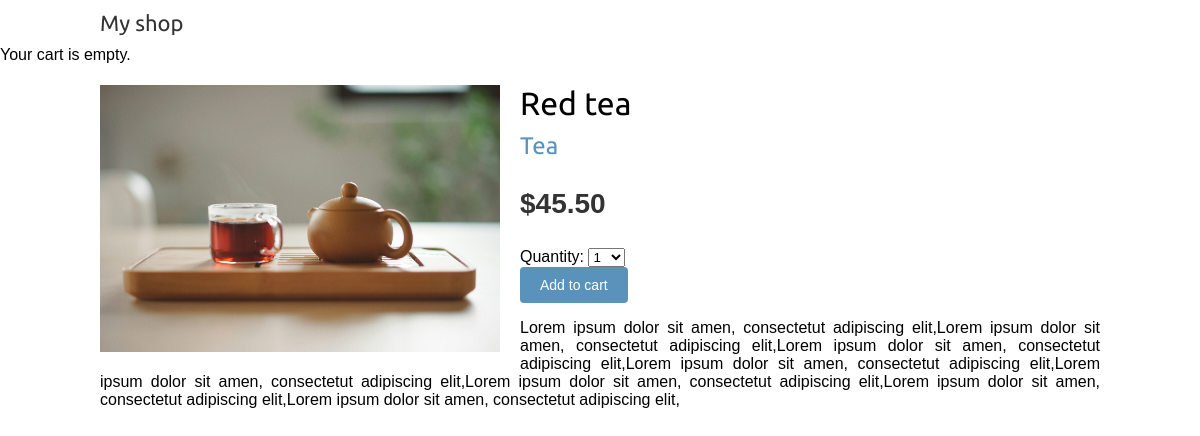
/2/red-tea/, run on the app's committed database.
### shop/models.py (models this page shows, shortened)
class Product(models.Model):
    category = models.ForeignKey(
        Category,
        related_name='products',
        on_delete=models.CASCADE
    )
    name = models.CharField(max_length=200)
    slug = models.SlugField(max_length=200)
    image = models.ImageField(
        upload_to='products/%Y/%m/%d',
        blank=True
    )
    description = models.TextField(blank=True)
    price = models.DecimalField(max_digits=10, decimal_places=2)
    available = models.BooleanField(default=True)
    created = models.DateTimeField(auto_now_add=True)
    updated = models.DateTimeField(auto_now=True)
    class Meta:
        ordering = ['name']
        indexes = [
            models.Index(fields=['id', 'slug']),
            models.Index(fields=['name']),
            models.Index(fields=['-created']),
        ]

class Category(models.Model):
    name = models.CharField(max_length=200)
    slug = models.SlugField(max_length=200, unique=True)
    class Meta:
        ordering = ['name']
        indexes = [models.Index(fields=['name']),
                   ]
        verbose_name = 'category'
        verbose_name_plural = 'categories'
    def get_absolute_url(self):
        return reverse(
            'shop:product_list_by_category', args=[self.slug]
        )
    def __str__(self):
        return self.name

### shop/views.py (the view)
# urls.py: path('<int:id>/<slug:slug>/', views.product_detail, name='product_detail'),
def product_detail(request, id, slug):
    product = get_object_or_404(
        Product,
        id=id,
        slug=slug,
        available=True
    )
    cart_product_form = CartAddProductForm()
    return render(
        request,
        'shop/product/detail.html', {'product': product, 'cart_product_form': cart_product_form}
    )

### cart/forms.py
class CartAddProductForm(forms.Form):
    quantity = forms.TypedChoiceField(
        choices=PRODUCT_QUANTITY_CHOICES,
        coerce=int
    )
    override = forms.BooleanField(
        required=False,
        initial=False,
        widget=forms.HiddenInput
    )

### cart/cart.py (called while the page is built)
    def __len__(self):
        return sum(item['quantity'] for item in self.cart.values())

### cart/context_processors.py (called while the page is built)
def cart(request):
    return {'cart': Cart(request)}

### shop/templates/shop/product/detail.html (shortened to what this page needs)
{% extends "shop/base.html" %}
{% load static %}
{% block content %}
<div class="product-detail">
    <img src="{% if product.image %}{{ product.image.url }}{% else %}{% static 'img/no_image.png' %}{% endif %}" alt="">
    <h1>{{ product.name }}</h1>
    <h2>
        <a href="{{ product.category.get_absolute_url }}">
            {{ product.category }}
        </a>
    </h2>
    <p class="price">${{ product.price }}</p>
    <form action="{% url 'cart:cart_add' product.id %}" method="post">
        {{ cart_product_form }}
        <input type="submit" value="Add to cart">
    </form>
    {{ product.description|linebreaks }}
</div>
{% endblock %}

### shop/static/css/base.css (style rules this page uses)
body { margin:0; padding:0; font-family:helvetica, sans-serif; }
h1, h2, h3, h4, h5 , h6 { font-family: 'Ubuntu', sans-serif; font-weight:normal; }
a { text-decoration:none; color:#5993bb; }
a.button, input[type="submit"] { color:#fff; background:#5993bb; border-radius:4px; padding:10px 20px; font-size:14px; border:0; }
.product-detail { text-align:justify; }
.product-detail .price { color:#333; font-size:28px; font-weight:bold; }
.product-detail img { width:40%; float:left; padding:0 20px 20px 0; }
.product-detail h1 { margin-bottom:0; }
.product-detail h2 { margin-top:10px; }

### data on the page
Product: image (picture), name "Red tea", category "Tea", price "45.50", description "Lorem ipsum dolor sit amen, consectetut adipiscing elit,Lorem ipsum dolor sit amen, consectetut adipiscing elit,Lorem ipsum dolor sit amen, consectetut adipiscing elit,Lorem ipsum dolor sit amen, consectetut adipiscing elit,Lorem ipsum dolor sit amen, consectetut adipiscing elit,Lorem ipsum dolor sit amen, consectetut adipiscing elit,Lorem ipsum dolor sit amen, consectetut adipiscing elit,Lorem ipsum dolor sit amen, consectetut adipiscing elit,"
